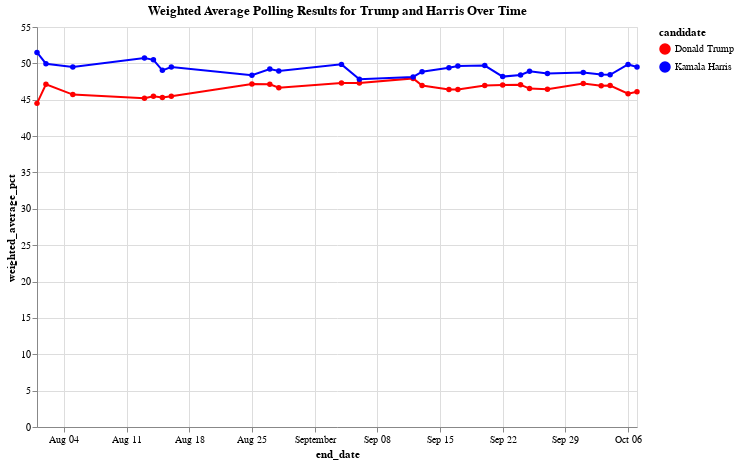

Notebook code for this chart:
### Code cell
# Pivot the data so that we have both candidates' weighted averages in the same row for each end_date
df_pivot = df_weighted_averages.pivot(index='end_date', columns='candidate_name', values='weighted_average_pct').reset_index()

# Create the line chart with points, showing both candidates' weighted percentages in the tooltip
chart = alt.Chart(df_pivot).transform_fold(
    ['Donald Trump', 'Kamala Harris'],  # Specify the candidates to include
    as_=['candidate', 'weighted_average_pct']  # Assign new names for the folded fields
).mark_line(point=True).encode(
    x='end_date:T',  # Temporal encoding for end_date
    y='weighted_average_pct:Q',  # Quantitative encoding for weighted averages
    color=alt.Color('candidate:N', scale=alt.Scale(domain=['Donald Trump', 'Kamala Harris'], range=['red', 'blue'])),  # Custom colors
    

tooltip=['end_date:T', 'Kamala Harris:Q','Donald Trump:Q'] 

 # Tooltip to display both candidates' percentages
).properties(
    title='Weighted Average Polling Results for Trump and Harris Over Time',
    width=600,
    height=400
)

chart.show()

### Figure 1 — Vega-Lite specification as saved in the notebook (floating-point values rounded to 4 significant figures)
{"config": {"view": {"continuousWidth": 300, "continuousHeight": 300}}, "data": {"name": "data-a71e2541f4c7fd21b986f82479e394f5"}, "mark": {"type": "line", "point": true}, "encoding": {"color": {"field": "candidate", "scale": {"domain": ["Donald Trump", "Kamala Harris"], "range": ["red", "blue"]}, "type": "nominal"}, "tooltip": [{"field": "end_date", "type": "temporal"}, {"field": "Kamala Harris", "type": "quantitative"}, {"field": "Donald Trump", "type": "quantitative"}], "x": {"field": "end_date", "type": "temporal"}, "y": {"field": "weighted_average_pct", "type": "quantitative"}}, "height": 400, "title": "Weighted Average Polling Results for Trump and Harris Over Time", "transform": [{"fold": ["Donald Trump", "Kamala Harris"], "as": ["candidate", "weighted_average_pct"]}], "width": 600, "$schema": "https://vega.github.io/schema/vega-lite/v5.20.1.json", "datasets": {"data-a71e2541f4c7fd21b986f82479e394f5": [{"end_date": "2024-08-01T00:00:00", "Donald Trump": 44.5, "Kamala Harris": 51.5}, {"end_date": "2024-08-02T00:00:00", "Donald Trump": 47.13, "Kamala Harris": 49.95}, {"end_date": "2024-08-05T00:00:00", "Donald Trump": 45.7, "Kamala Harris": 49.52}, {"end_date": "2024-08-13T00:00:00", "Donald Trump": 45.2, "Kamala Harris": 50.75}, {"end_date": "2024-08-14T00:00:00", "Donald Trump": 45.48, "Kamala Harris": 50.48}, {"end_date": "2024-08-15T00:00:00", "Donald Trump": 45.31, "Kamala Harris": 49.04}, {"end_date": "2024-08-16T00:00:00", "Donald Trump": 45.47, "Kamala Harris": 49.5}, {"end_date": "2024-08-25T00:00:00", "Donald Trump": 47.17, "Kamala Harris": 48.37}, {"end_date": "2024-08-27T00:00:00", "Donald Trump": 47.13, "Kamala Harris": 49.22}, {"end_date": "2024-08-28T00:00:00", "Donald Trump": 46.66, "Kamala Harris": 48.96}, {"end_date": "2024-09-04T00:00:00", "Donald Trump": 47.3, "Kamala Harris": 49.86}, {"end_date": "2024-09-06T00:00:00", "Donald Trump": 47.31, "Kamala Harris": 47.81}, {"end_date": "2024-09-12T00:00:00", "Donald Trump": 47.93, "Kamala Harris": 48.13}, {"end_date": "2024-09-13T00:00:00", "Donald Trump": 46.94, "Kamala Harris": 48.85}, {"end_date": "2024-09-16T00:00:00", "Donald Trump": 46.42, "Kamala Harris": 49.39}, {"end_date": "2024-09-17T00:00:00", "Donald Trump": 46.4, "Kamala Harris": 49.64}, {"end_date": "2024-09-20T00:00:00", "Donald Trump": 46.96, "Kamala Harris": 49.7}, {"end_date": "2024-09-22T00:00:00", "Donald Trump": 47.02, "Kamala Harris": 48.18}, {"end_date": "2024-09-24T00:00:00", "Donald Trump": 47.05, "Kamala Harris": 48.4}, {"end_date": "2024-09-25T00:00:00", "Donald Trump": 46.53, "Kamala Harris": 48.91}, {"end_date": "2024-09-27T00:00:00", "Donald Trump": 46.43, "Kamala Harris": 48.59}, {"end_date": "2024-10-01T00:00:00", "Donald Trump": 47.24, "Kamala Harris": 48.75}, {"end_date": "2024-10-03T00:00:00", "Donald Trump": 46.93, "Kamala Harris": 48.47}, {"end_date": "2024-10-04T00:00:00", "Donald Trump": 46.95, "Kamala Harris": 48.42}, {"end_date": "2024-10-06T00:00:00", "Donald Trump": 45.83, "Kamala Harris": 49.85}, {"end_date": "2024-10-07T00:00:00", "Donald Trump": 46.1, "Kamala Harris": 49.51}]}}
